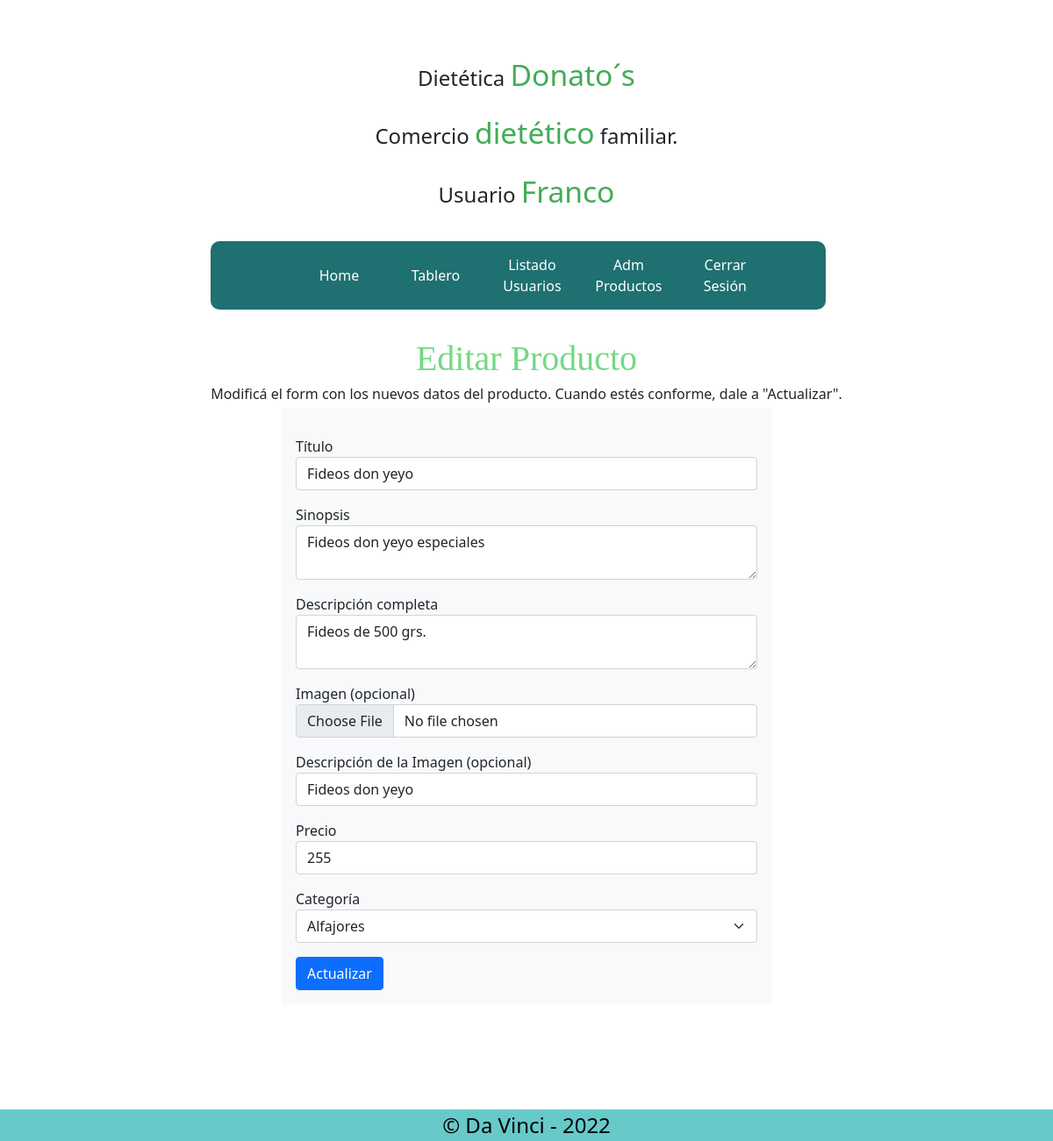
/admin/index.php?s=productos-editar&id=2 (signed in), run on the app's committed database.
### tables this page shows
CREATE TABLE `producto` (
  `producto_id` int(11) NOT NULL AUTO_INCREMENT,
  `titulo` varchar(250) NOT NULL,
  `sinopsis` text NOT NULL,
  `descripcion` text NOT NULL,
  `imagen` varchar(250) NOT NULL,
  `imagen_descripcion` varchar(250) NOT NULL,
  `precio` decimal(10,2) NOT NULL,
  `fecha_publicacion` datetime NOT NULL,
  `fk_categoria` int(11) NOT NULL,
  PRIMARY KEY (`producto_id`),
  KEY `fk_categoria` (`fk_categoria`),
  CONSTRAINT `relacion_producto_categoria` FOREIGN KEY (`fk_categoria`) REFERENCES `categoria` (`categoria_id`)
);

### classes/Producto.php (called while the page is built, shortened)
<?php
class Producto
{
    private int $producto_id;
    private string $titulo;
    private string $sinopsis;
    private string $descripcion;
    private ?string $imagen_descripcion;
    private float $precio;
    private string $categoria;
    function traerPorId(int $id): ?Producto
    {
        $db = (new DB)->getConexion();
        $query = "SELECT * FROM producto INNER JOIN categoria ON categoria.categoria_id = producto.fk_categoria
                WHERE producto_id = ?";
        $stmt = $db->prepare($query);
        $stmt->execute([$id]);
        $stmt->setFetchMode(PDO::FETCH_CLASS, Producto::class);
        $producto = $stmt->fetch();
        return $producto;
    }
    public function getProductoId(): int
    {
        return $this->producto_id;
    }
    public function getTitulo(): string
    {
        return $this->titulo;
    }
    public function getSinopsis(): string
    {
        return $this->sinopsis;
    }
    public function getDescripcion(): string
    {
        return $this->descripcion;
    }
    public function getImagenDescripcion(): ?string
    {
        return $this->imagen_descripcion;
    }
    public function getPrecio(): string
    {
        return $this->precio;
    }
    public function getCategoria(): string
    {
        return $this->categoria;
    }
}

### classes/Categoria.php (called while the page is built, shortened)
<?php
class Categoria
{
    private int $categoria_id;
    private string $categoria;
    public function todo(): array
    {
        $db = (new DB)->getConexion();
        $query = "SELECT * FROM categoria";
        $stmt = $db->prepare($query);
        $stmt->execute();
        $stmt->setFetchMode(PDO::FETCH_CLASS, Categoria::class);
        return $stmt->fetchAll();
    }
    public function getCategoriaId(): int
    {
        return $this->categoria_id;
    }
    public function getCategoriaNombre(): string
    {
        return $this->categoria;
    }
}
?>

### admin/views/productos-editar.php (the view, shortened to what this page needs)
<?php
$errores = $_SESSION['errores'] ?? [];
$dataForm = $_SESSION['data-form'] ?? [];
$producto = (new Producto)->traerPorId($_GET['id']);
$categorias = (new Categoria)->todo();
?>
<section class="container">
	<h1 class="mb-1">Editar Producto</h1>
	<p class="mb-1 text-center">Modificá el form con los nuevos datos del producto. Cuando estés conforme, dale a "Actualizar".</p>
	<form action="acciones/productos-editar.php?id=<?= $producto->getProductoId(); ?>" method="post" enctype="multipart/form-data" class="col-6 mx-auto p-3 bg-light">
		<div class="form-fila mt-3">
			<label for="titulo">Título</label>
			<input type="text" id="titulo" name="titulo" class="form-control" aria-describedby="help-titulo <?= isset($errores['titulo']) ? 'error-titulo' : ''; ?>" value="<?= $dataForm['titulo'] ?? $producto->getTitulo(); ?>" required minlength="2">
		</div>
		<div class="form-fila mt-3">
			<label for="sinopsis">Sinopsis</label>
			<textarea id="sinopsis" name="sinopsis" class="form-control" <?php if (isset($errores['sinopsis'])) : ?> aria-describedby="error-sinopsis" <?php endif; ?> required minlength="8"><?= $dataForm['sinopsis'] ?? $producto->getSinopsis(); ?></textarea>
		</div>
		<div class="form-fila mt-3">
			<label for="texto">Descripción completa</label>
			<textarea id="texto" name="texto" class="form-control" <?php if (isset($errores['texto'])) : ?> aria-describedby="error-texto" <?php endif; ?> required minlength="8"><?= $dataForm['texto'] ?? $producto->getDescripcion(); ?></textarea>
		</div>
		<div class="form-fila mt-3">
			<label for="imagen">Imagen (opcional)</label>
			<input type="file" id="imagen" name="imagen" class="form-control">
		</div>
		<div class="form-fila mt-3">
			<label for="imagen_descripcion">Descripción de la Imagen (opcional)</label>
			<input type="text" id="imagen_descripcion" name="imagen_descripcion" class="form-control" value="<?= $dataForm['imagen_descripcion'] ?? $producto->getImagenDescripcion(); ?>">
		</div>
		<div class="form-fila mt-3">
			<label for="precio">Precio</label>
			<input type="numeric" id="precio" name="precio" class="form-control" aria-describedby="help-precio <?= isset($errores['precio']) ? 'error-precio' : ''; ?>" value="<?= $dataForm['precio'] ?? $producto->getPrecio(); ?>" required min="0">
		</div>
		<div class="form-fila mt-3">
			<label for="selectCategoria">Categoría</label>
			<select name="idCategoria" id="selectCategoria" class="form-select" required>
			<?php
			foreach ($categorias as $categoria) :
			?>
				<option value="<?= $categoria->getCategoriaId(); ?>" <?php echo ($categoria->getCategoriaNombre() == $producto->getCategoria()) ? 'selected' : null ; ?>> <?= $categoria->getCategoriaNombre(); ?> </option>
			<?php
			endforeach;
			?>
			</select>
		</div>
		<button type="submit" class="btn btn-primary mt-3">Actualizar</button>
	</form>
</section>

### css/estilos.css (style rules this page uses)
* { margin: 0; padding: 0; font-size: 1rem; }
h1 { text-align: center; color: rgb(114, 217, 131); font-family: "Domine", serif; }

### data on the page
producto: titulo "Fideos don yeyo", sinopsis "Fideos don yeyo especiales", texto "Fideos de 500 grs.", imagen_descripcion "Fideos don yeyo", precio "255"

### other printed values
$_SESSION['nombre'] "Franco"
form field idCategoria "Alfajores"
